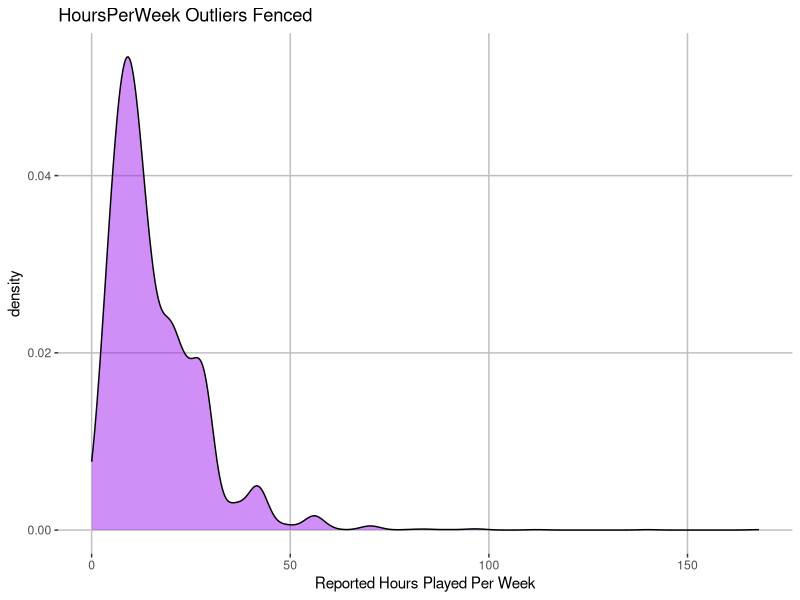
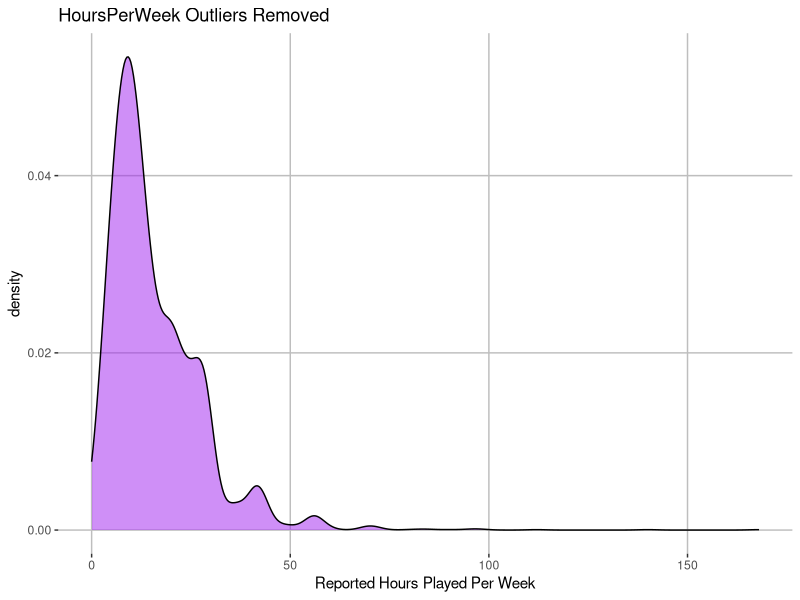
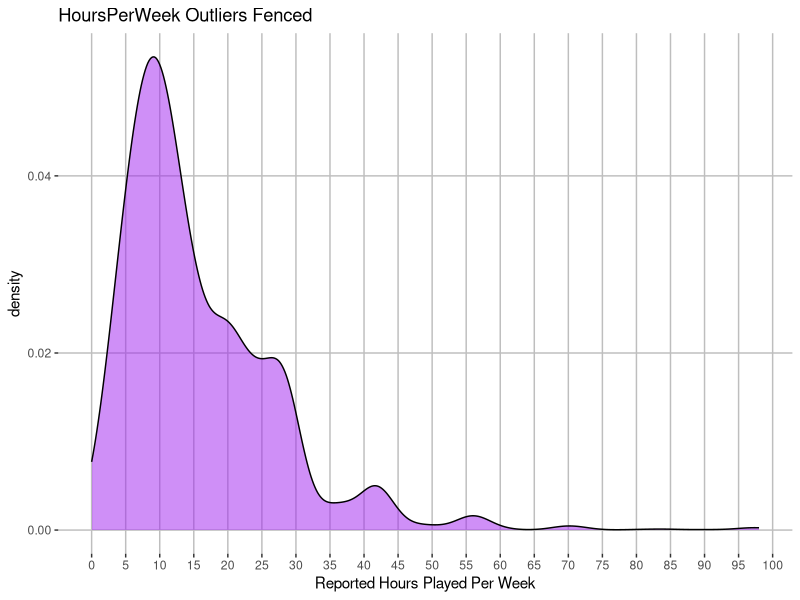
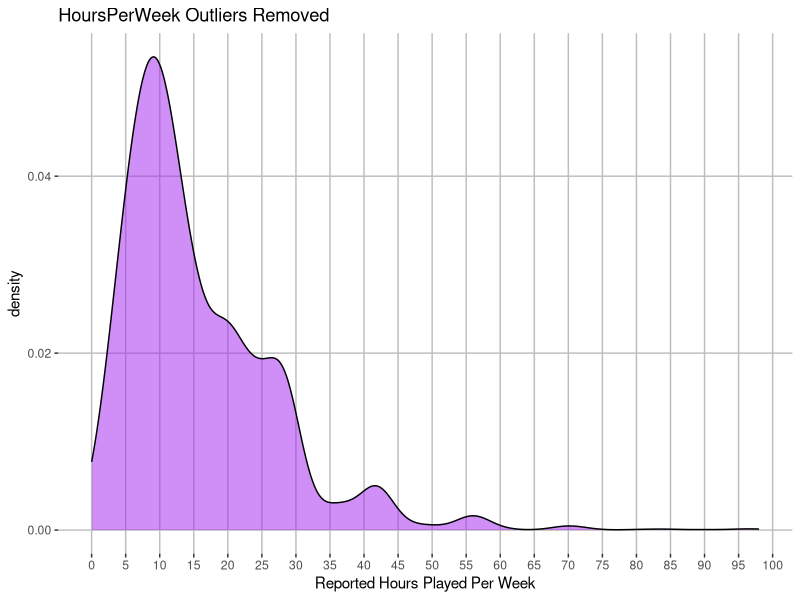
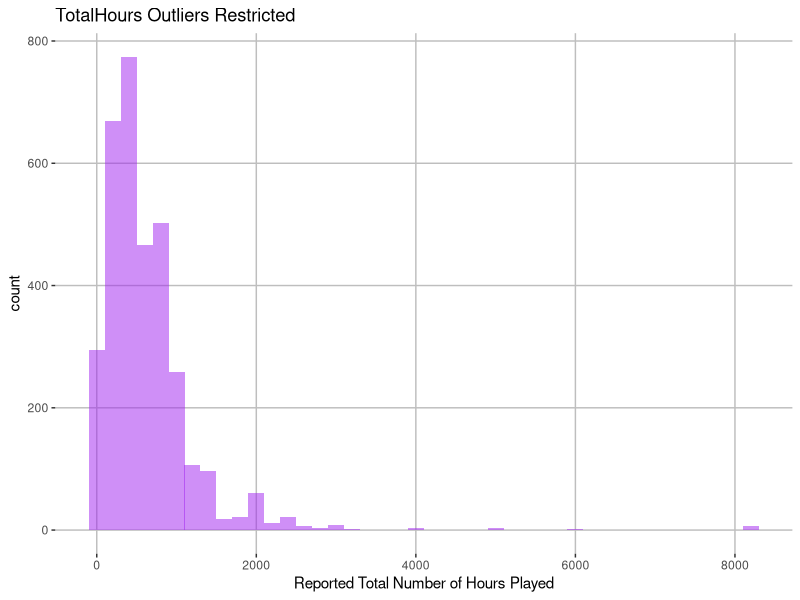
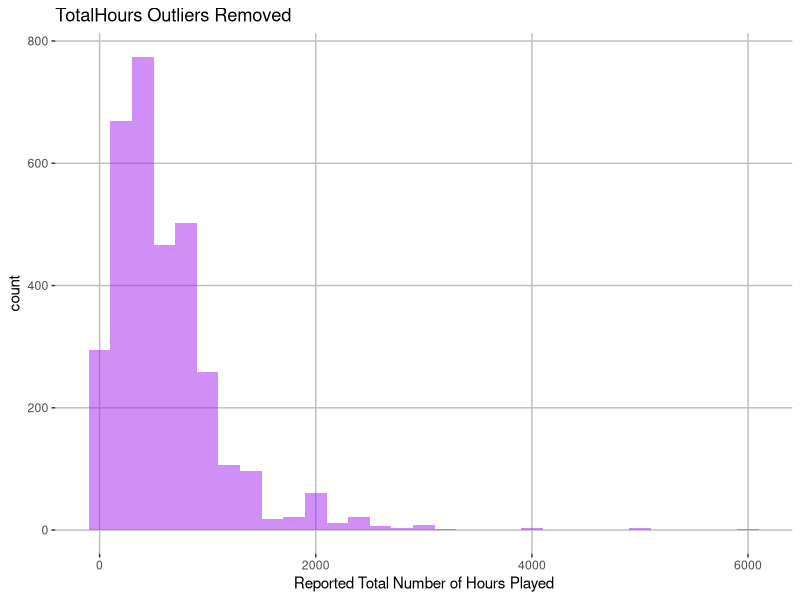
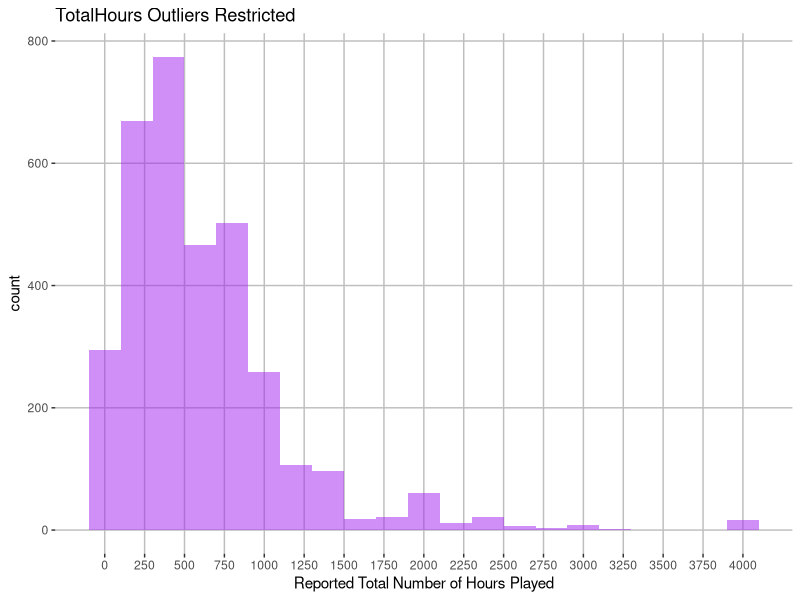
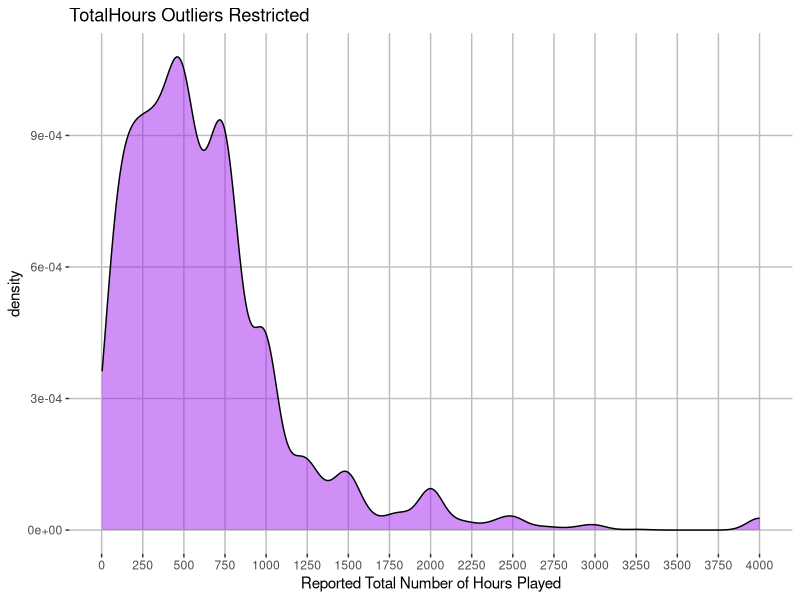

Reproduce these figures in R, in order. (Note: this script raises an error after producing the figures.)
## ---- chunk 1

library(tidyverse)

sc <- read.csv('StarCraft2ReplayAnalysis-1.csv')

#Remove professional replays

sc <- filter(sc, sc$LeagueIndex != 8)

#Convert factors back to integers
#Automatically replace "NULL" string values with "NA"

sc$TotalHours <- as.integer(as.character(sc$TotalHours))
sc$HoursPerWeek <- as.integer(as.character(sc$HoursPerWeek))
sc$Age <- as.integer(as.character(sc$Age))

#Add a new variable "League" so that the values in the included "LeagueIndex" variable are associated with the names of each league

rank <- c('Bronze', 'Silver', 'Gold', 'Platinum', 'Diamond', 'Master', 'GrandMaster')
rank <- factor(rank, levels = c('Bronze', 'Silver', 'Gold', 'Platinum', 'Diamond', 'Master', 'GrandMaster'))
sc <- mutate(sc, League = rank[LeagueIndex])

## ---- chunk 2

ggplot(sc, aes(sc$HoursPerWeek)) + geom_density(bw = 2.5, fill = 'purple', alpha = .5) + labs(x = 'Reported Hours Played Per Week', title = 'HoursPerWeek Outliers Fenced') + theme(panel.background = element_rect(fill = 'white'), panel.grid.major =  element_line(color = 'gray'))

ggplot(sc, aes(sc$HoursPerWeek)) + geom_density(bw = 2.5, fill = 'purple', alpha = .5) + labs(x = 'Reported Hours Played Per Week', title = 'HoursPerWeek Outliers Removed') + theme(panel.background = element_rect(fill = 'white'), panel.grid.major =  element_line(color = 'gray'))

## ---- chunk 3

summary(sc$HoursPerWeek)
summary(sc$TotalHours)

## ---- chunk 4

#Restrict "HoursPerWeek" to a maximum value of 98

sc_restrict <- sc
sc_restrict$HoursPerWeek <- ifelse(sc_restrict$HoursPerWeek > 98, 98, sc_restrict$HoursPerWeek)

ggplot(sc_restrict, aes(sc_restrict$HoursPerWeek)) + geom_density(bw = 2.5, fill = 'purple', alpha = .5) + labs(x = 'Reported Hours Played Per Week', title = 'HoursPerWeek Outliers Fenced') + scale_x_continuous(breaks = c(seq(0, 100, by = 5))) + theme(panel.background = element_rect(fill = 'white'), panel.grid.major =  element_line(color = 'gray'))

#Remove data with "HoursPerWeek" values greater than 98

sc_remove <- sc
sc_remove <- filter(sc, HoursPerWeek <= 98)

summary(sc_restrict$HoursPerWeek)
summary(sc_remove$HoursPerWeek)

ggplot(sc_remove, aes(sc_remove$HoursPerWeek)) + geom_density(bw = 2.5, fill = 'purple', alpha = .5) + labs(x = 'Reported Hours Played Per Week', title = 'HoursPerWeek Outliers Removed') + scale_x_continuous(breaks = c(seq(0, 100, by = 5))) + theme(panel.background = element_rect(fill = 'white'), panel.grid.major =  element_line(color = 'gray'))

## ---- chunk 5

#Restrict "TotalHours" to a maximum value of 8,106

sc_restrict$TotalHours <- ifelse(sc_restrict$TotalHours > 8106, 8106, sc_restrict$TotalHours)
summary(sc_restrict$TotalHours)

ggplot(sc_restrict, aes(sc_restrict$TotalHours)) + geom_histogram(binwidth = 200, fill = 'purple', alpha = .5) + labs(x = 'Reported Total Number of Hours Played', title = 'TotalHours Outliers Restricted') + theme(panel.background = element_rect(fill = 'white'), panel.grid.major =  element_line(color = 'gray'))

#Remove data with "TotalHours" values greater than 8,106

sc_remove <- filter(sc_remove, TotalHours <= 8106)
summary(sc_remove$TotalHours)


ggplot(sc_remove, aes(sc_remove$TotalHours)) + geom_histogram(binwidth = 200, fill = 'purple', alpha = .5) + labs(x = 'Reported Total Number of Hours Played', title = 'TotalHours Outliers Removed') + theme(panel.background = element_rect(fill = 'white'), panel.grid.major =  element_line(color = 'gray'))

## ---- chunk 6

#Further restrict "TotalHours" to a maximum value of 4,000

sc_restrict$TotalHours <- ifelse(sc_restrict$TotalHours > 4000, 4000, sc_restrict$TotalHours)
summary(sc_restrict$TotalHours)

ggplot() + geom_histogram(data = sc_restrict, aes(x = sc_restrict$TotalHours), binwidth = 200, fill = 'purple', alpha = .5) + labs(x = 'Reported Total Number of Hours Played', title = 'TotalHours Outliers Restricted') + scale_x_continuous(breaks = c(seq(0, 4000, 250))) + theme(panel.background = element_rect(fill = 'white'), panel.grid.major =  element_line(color = 'gray'))

ggplot() + geom_density(data = sc_restrict, aes(x = sc_restrict$TotalHours), bw = 75, fill = 'purple', alpha = .5) + labs(x = 'Reported Total Number of Hours Played', title = 'TotalHours Outliers Restricted') + scale_x_continuous(breaks = c(seq(0, 4000, 250)))  + theme(panel.background = element_rect(fill = 'white'), panel.grid.major =  element_line(color = 'gray'))

#Further remove data with "TotalHours" values greater than 4,000


sc_remove <- filter(sc_remove, TotalHours <= 4000)
summary(sc_remove$TotalHours)

ggplot() + geom_histogram(data = sc_remove, aes(x = sc_remove$TotalHours), binwidth = 200, fill = 'purple', alpha = .5) + labs(x = 'Reported Total Number of Hours Played', title = 'TotalHours Outliers Removed') + scale_x_continuous(breaks = c(seq(0, 4000, 250))) + theme(panel.background = element_rect(fill = 'white'), panel.grid.major =  element_line(color = 'gray'))

ggplot() + geom_density(data = sc_remove, aes(x = sc_remove$TotalHours), bw = 75, fill = 'purple', alpha = .5) + labs(x = 'Reported Total Number of Hours Played', title = 'TotalHours Outliers Removed') + scale_x_continuous(breaks = c(seq(0, 4000, 250)))  + theme(panel.background = element_rect(fill = 'white'), panel.grid.major =  element_line(color = 'gray'))

## ---- chunk 7

#Continuing the analysis by removing outlier values rather than restricting them

sc <- sc_remove

summary(sc$Age)

ggplot(sc %>% filter(HoursPerWeek < 50), mapping = aes(x = League, y = Age)) + geom_col(alpha= 0.3, color = 'purple') + labs(title='Age vs. League') + theme(panel.background = element_rect(fill = 'white'), panel.grid.major =  element_line(color = 'gray'))

ggplot(sc, aes(sc$Age)) + geom_histogram(binwidth = 1, fill = 'purple', alpha = .5) + scale_x_continuous(breaks = c(seq(10,44, 2))) + labs(x = 'Age of the Participant') + theme(panel.background = element_rect(fill = 'white'), panel.grid.major =  element_line(color = 'gray'))


ggplot(sc, aes(sc$Age)) + geom_density(bw = .5, fill = 'purple', alpha = .5) + labs(x = 'Age of the Participant') + theme(panel.background = element_rect(fill = 'white'), panel.grid.major =  element_line(color = 'gray')) + scale_x_continuous(breaks = c(seq(10,44, 2)))

## ---- chunk 8
summary(sc$APM)

ggplot(sc, aes(sc$APM)) + geom_density(bw = 3, fill = 'purple', alpha = .5) + labs(x = 'Actions Per Minute') + theme(panel.background = element_rect(fill = 'white'), panel.grid.major =  element_line(color = 'gray')) + scale_x_continuous(breaks = c(seq(20,400, 20)))

## ---- chunk 9

ggplot(sc, aes(sc$League, sc$APM)) + geom_boxplot(outlier.color = 'blue', fill = 'purple', alpha = 0.5) + theme(panel.background = element_rect(fill = 'white'), panel.grid.major =  element_line(color = 'gray')) + labs(x = 'League', y = 'Actions per Minute') + scale_y_continuous(breaks = c(seq(0, 400, 25)))

## ---- chunk 10

#Remove data points belonging to Diamond and Master League that have over 275 APM

sc <- sc[!(sc$APM > 275 & sc$League == 'Diamond'),]
sc <- sc[!(sc$APM > 275 & sc$League == 'Master'),]

ggplot(sc, aes(sc$APM)) + geom_density(bw = 3, fill = 'purple', alpha = .5) + labs(x = 'Actions Per Minute') + theme(panel.background = element_rect(fill = 'white'), panel.grid.major =  element_line(color = 'gray')) + scale_x_continuous(breaks = c(seq(20,400, 20)))

## ---- chunk 11

ggplot(sc, aes(sc$League, sc$APM)) + geom_boxplot(outlier.color = 'blue', fill = 'purple', alpha = 0.5) + geom_smooth(method = 'loess', se = FALSE, color = 'blue', size = 1.5, aes(group = 1)) + theme(panel.background = element_rect(fill = 'white'), panel.grid.major =  element_line(color = 'gray')) + labs(x = 'League', y = 'Actions Per Minute') + scale_y_continuous(breaks = c(seq(0, 400, 25)))

## ---- chunk 12

ggplot(sc, aes(sc$League, sc$WorkersMade*88.5*60)) + geom_violin(fill = 'purple', alpha = 0.5, draw_quantiles = c(0.5)) + geom_smooth(method = 'loess', se = FALSE, color = 'blue', size = 1.5, aes(group = 1)) + theme(panel.background = element_rect(fill = 'white'), panel.grid.major =  element_line(color = 'gray')) + labs(x = 'League', y = 'Workers Produced per Minute') + scale_y_continuous(breaks = c(seq(0,30, 2)))

#Display summary statistics for "WorkersMade" for each league

for(league in rank) {
  print(league)
  print(summary(filter(sc, sc$League == league)$WorkersMade*88.5*60))
}

## ---- chunk 13

ggplot(sc, aes(sc$League, sc$MinimapAttacks*88.5*60)) + geom_boxplot(outlier.color = 'blue', fill = 'purple', alpha = 0.5) +  theme(panel.background = element_rect(fill = 'white'), panel.grid.major =  element_line(color = 'gray')) + labs(x = 'League', y = 'Minimap Attack Commands Issued per Minute')


ggplot(sc, aes(sc$League, sc$MinimapRightClicks*88.5*60)) + geom_boxplot(outlier.color = 'blue', fill = 'purple', alpha = 0.5) + theme(panel.background = element_rect(fill = 'white'), panel.grid.major =  element_line(color = 'gray')) + labs(x = 'League', y = 'Minimap Right Clicks Performed per Minute')


## ---- chunk 14

#Remove the "MinimapAttacks" outlier values and convert the values in terms of minutes

sc <- filter(sc, sc$MinimapAttacks <= 0.001003)

ggplot(sc, aes(sc$League, sc$MinimapAttacks*88.5*60)) + geom_boxplot(outlier.color = 'blue', fill = 'purple', alpha = 0.5) + geom_smooth(method = 'loess', se = FALSE, color = 'blue', size = 1.5, aes(group = 1)) + theme(panel.background = element_rect(fill = 'white'), panel.grid.major =  element_line(color = 'gray')) + labs(x = 'League', y = 'Minimap Attack Commands Issued per Minute') + scale_y_continuous(breaks = c(seq(0,7, 0.25)))

for(league in rank) {
  print(league)
  print(summary(filter(sc, sc$League == league)$MinimapAttacks*88.5*60))
}

## ---- chunk 15

#Remove the "MinimapRightClicks" outlier values and convert the values in terms of minutes

sc <- filter(sc, sc$MinimapRightClicks <= 0.0028)

ggplot(sc, aes(sc$League, sc$MinimapRightClicks*88.5*60)) + geom_boxplot(outlier.color = 'blue', fill = 'purple', alpha = 0.5) + geom_smooth(method = 'loess', se = FALSE, color = 'blue', size = 1.5, aes(group = 1)) + theme(panel.background = element_rect(fill = 'white'), panel.grid.major =  element_line(color = 'gray')) + labs(x = 'League', y = 'Minimap Right Clicks Performed per Minute') + scale_y_continuous(breaks = c(seq(0, 15, 1)))

for(league in rank) {
  print(league)
  print(summary(filter(sc, sc$League == league)$MinimapRightClicks*88.5*60))
}

## ---- chunk 16

ggplot(sc, aes(sc$League, sc$AssignToHotkeys*88.5*60)) + geom_boxplot(outlier.color = 'blue', fill = 'purple', alpha = 0.5) + theme(panel.background = element_rect(fill = 'white'), panel.grid.major =  element_line(color = 'gray')) + labs(x = 'League', y = 'Hotkey Assignments Made per Minute')

## ---- chunk 17

#Remove outlier values for the "AssignToHotkeys" variable

sc <- filter(sc, sc$AssignToHotkeys*88.5*60 <= 6.5)

ggplot(sc, aes(sc$League, sc$AssignToHotkeys*88.5*60)) + geom_boxplot(outlier.color = 'blue', fill = 'purple', alpha = 0.5) + geom_smooth(method = 'loess', se = FALSE, color = 'blue', size = 1.5, aes(group = 1)) + theme(panel.background = element_rect(fill = 'white'), panel.grid.major =  element_line(color = 'gray')) + labs(x = 'League', y = 'Hotkey Assignments Made per Minute') + scale_y_continuous(breaks = c(seq(0,7, 0.5)))

for(league in rank) {
  print(league)
  print(summary(filter(sc, sc$League == league)$AssignToHotkeys*88.5*60))
}

## ---- chunk 18

ggplot(sc, aes(sc$League, sc$SelectByHotkeys*88.5*60)) + geom_boxplot(outlier.color = 'blue', fill = 'purple', alpha = 0.5) + theme(panel.background = element_rect(fill = 'white'), panel.grid.major =  element_line(color = 'gray')) + labs(x = 'League', y = 'Hotkey Groups Selected per Minute')

## ---- chunk 19

#Remove outlier values for the "SelectByHotkeys" variable and convert the values in terms of minutes

sc <- filter(sc, sc$SelectByHotkeys*88.5*60 < 150)

ggplot(sc, aes(sc$League, sc$SelectByHotkeys*88.5*60)) + geom_boxplot(outlier.color = 'blue', fill = 'purple', alpha = 0.5) + geom_smooth(method = 'loess', se = FALSE, color = 'blue', size = 1.2, aes(group = 1)) + theme(panel.background = element_rect(fill = 'white'), panel.grid.major =  element_line(color = 'gray')) + labs(x = 'League', y = 'Hotkey Groups Selected per Minute') + scale_y_continuous(breaks = c(seq(0,200, 10)))

for(league in rank) {
  print(league)
  print(summary(filter(sc, sc$League == league)$SelectByHotkeys*88.5*60))
}

## ---- chunk 20

ggplot(sc, aes(sc$League, sc$TotalMapExplored*88.5*60)) + geom_boxplot(outlier.color = 'blue', fill = 'purple', alpha = 0.5) + theme(panel.background = element_rect(fill = 'white'), panel.grid.major =  element_line(color = 'gray')) + labs(x = 'League', y = 'Number of 24x24 Map Grids Explored per Minute')+ scale_y_continuous(breaks = c(seq(0,5, 0.25)))

## ---- chunk 21

#Remove outlier values for the "TotalMapExplored" variable and convert the values in terms of minutes

sc <- filter(sc, sc$TotalMapExplored < 0.00074)

ggplot(sc, aes(sc$League, sc$TotalMapExplored*88.5*60)) + geom_boxplot(outlier.color = 'blue', fill = 'purple', alpha = 0.5) + geom_smooth(method = 'loess', se = FALSE, color = 'blue', size = 1.2, aes(group = 1)) + theme(panel.background = element_rect(fill = 'white'), panel.grid.major =  element_line(color = 'gray')) + labs(x = 'League', y = 'Number of 24x24 Map Grids Explored per Minute') + scale_y_continuous(breaks = c(seq(0,5, 0.25)))

for(league in rank) {
  print(league)
  print(summary(filter(sc, sc$League == league)$TotalMapExplored*88.5*60))
}

## ---- chunk 22

ggplot(sc, aes(sc$League, sc$UniqueUnitsMade*88.5*60)) + geom_boxplot(outlier.color = 'blue', fill = 'purple', alpha = 0.5) + theme(panel.background = element_rect(fill = 'white'), panel.grid.major =  element_line(color = 'gray')) + labs(x = 'League', y = 'Unique Units Made per Minute') + scale_y_continuous(breaks = c(seq(0, 1.1, 0.05)))

## ---- chunk 23

ggplot(sc, aes(sc$League, sc$UniqueUnitsMade*sc$MaxTimeStamp)) + geom_boxplot(outlier.color = 'blue', fill = 'purple', alpha = 0.5) + theme(panel.background = element_rect(fill = 'white'), panel.grid.major =  element_line(color = 'gray')) + labs(x = 'League', y = 'Unique Units Made per Game') + scale_y_continuous(breaks = c(seq(0,15, 1)))

## ---- chunk 24

ggplot(sc, aes(sc$League, sc$ComplexAbilityUsed*88.5*60)) + geom_boxplot(outlier.color = 'blue', fill = 'purple', alpha = 0.5) + theme(panel.background = element_rect(fill = 'white'), panel.grid.major =  element_line(color = 'gray')) + labs(x = 'League', y = 'Targeted Abilities Used per Minute')

ggplot(sc, aes(sc$League, sc$ComplexUnitsMade*88.5*60)) + geom_boxplot(outlier.color = 'blue', fill = 'purple', alpha = 0.5) + theme(panel.background = element_rect(fill = 'white'), panel.grid.major =  element_line(color = 'gray')) + labs(x = 'League', y = 'Advanced Units Produced per Minute')

## ---- chunk 25

#Remove outlier values for "ComplexAbilityUsed" and convert the values in terms of minutes

sc <- filter(sc, sc$ComplexAbilityUsed < 0.00188)

ggplot(sc, aes(sc$League, sc$ComplexAbilityUsed*88.5*60)) + geom_boxplot(outlier.color = 'blue', fill = 'purple', alpha = 0.5) + geom_smooth(method = 'loess', se = FALSE, color = 'blue', size = 1.2, aes(group = 1)) + theme(panel.background = element_rect(fill = 'white'), panel.grid.major =  element_line(color = 'gray')) + labs(x = 'League', y = 'Targeted Abilities Used per Minute') + scale_y_continuous(breaks = c(seq(0,10, 0.5)))

for(league in rank) {
  print(league)
  print(summary(filter(sc, sc$League == league)$ComplexAbilityUsed*88.5*60))
}

## ---- chunk 26

#Remove outlier values for "ComplexUnitsMade" and convert the values in terms of minutes

sc <- filter(sc, sc$ComplexUnitsMade < 0.00075)

ggplot(sc, aes(sc$League, sc$ComplexUnitsMade*88.5*60)) + geom_boxplot(outlier.color = 'blue', fill = 'purple', alpha = 0.5) + geom_smooth(method = 'loess', se = FALSE, color = 'blue', size = 1.2, aes(group = 1)) + theme(panel.background = element_rect(fill = 'white'), panel.grid.major =  element_line(color = 'gray')) + labs(x = 'League', y = 'Advanced Units Produced per Minute') + scale_y_continuous(breaks = c(seq(0,4, 0.25)))

for(league in rank) {
  print(league)
  print(summary(filter(sc, sc$League == league)$ComplexUnitsMade*88.5*60))
}

## ---- chunk 27

ggplot(sc, aes(sc$League, sc$UniqueHotkeys*88.5*60)) + geom_boxplot(outlier.color = 'blue', fill = 'purple', alpha = 0.5) + geom_smooth(method = 'loess', se = FALSE, color = 'blue', size = 1.2, aes(group = 1)) + theme(panel.background = element_rect(fill = 'white'), panel.grid.major =  element_line(color = 'gray')) + labs(x = 'League', y = 'Unique Hotkeys Used per Minute') + scale_y_continuous(breaks = c(seq(0, 2, 0.1)))

#Display summary statistics for "UniqueHotkeys" for each league

for(league in rank) {
  print(league)
  print(summary(filter(sc, sc$League == league)$UniqueHotkeys*88.5*60))
}

## ---- chunk 28

library(corrplot)
library(viridis)

#Visualize correlation coefficients between "Age" and all other variables

compare_age <- data.frame(c(sc[3], sc[6:11], sc[16:17], sc[19:20]))
corr_age <- cor(compare_age)
corrplot.mixed(corr_age, lower = 'number', upper = 'ellipse', col = viridis(256), title = 'Correlations with Player Age', mar=c(0,0,1,0))

#Visualize correlation coefficients between "HoursPerWeek" and all other variables

compare_week <- data.frame(c(sc[4], sc[6:11], sc[16:17], sc[19:20]))
corr_week <- cor(compare_week)
corrplot.mixed(corr_week, lower = 'number', upper = 'ellipse', col = viridis(256), title = 'Correlations with Hours Played per Week', mar=c(0,0,1,0))

#Visualize correlation coefficients between "TotalHours" and all other variables

compare_total <- data.frame(c(sc[5], sc[6:11], sc[16:17], sc[19:20]))
corr_total <- cor(compare_total)
corrplot.mixed(corr_total, lower = 'number', upper = 'ellipse', col = viridis(256), title = 'Correlations with Total Hours Played', mar=c(0,0,1,0))

## ---- chunk 29

ggplot(sc, aes(Age, APM)) + geom_point(color = 'purple', alpha = 0.25) + theme(panel.background = element_rect(fill = 'white'), panel.grid.major =  element_line(color = 'gray')) + labs(x = 'Player Age', y = 'Actions Per Minute') + geom_smooth(method = 'lm', se = FALSE, color = 'blue', size = 1.2, aes(group = 1)) + scale_y_continuous(breaks = c(seq(0, 400, 25)))

ggplot(sc, aes(Age, SelectByHotkeys*88.5*60)) + geom_point(color = 'purple', alpha = 0.25) + theme(panel.background = element_rect(fill = 'white'), panel.grid.major =  element_line(color = 'gray')) + labs(x = 'Player Age', y = 'Hotkey Groups Selected per Minute')  + geom_smooth(method = 'lm', se = FALSE, color = 'blue', size = 1.2, aes(group = 1)) + scale_y_continuous(breaks = c(seq(0,200, 25)))

ggplot(sc, aes(Age, AssignToHotkeys*88.5*60)) + geom_point(color = 'purple', alpha = 0.25) + theme(panel.background = element_rect(fill = 'white'), panel.grid.major =  element_line(color = 'gray')) + labs(x = 'Player Age', y = 'Hotkey Assignments Made per Minute') + geom_smooth(method = 'lm', se = FALSE, color = 'blue', size = 1.2, aes(group = 1)) + scale_y_continuous(breaks = c(seq(0,7, 0.5)))

## ---- chunk 30

ggplot(sc, aes(Age, UniqueHotkeys*88.5*60)) + geom_point(color = 'purple', alpha = 0.25) + theme(panel.background = element_rect(fill = 'white'), panel.grid.major =  element_line(color = 'gray')) + labs(x = 'Player Age', y = 'Unique Hotkeys Used per Minute') + geom_smooth(method = 'lm', se = FALSE, color = 'blue', size = 1.2, aes(group = 1)) + scale_y_continuous(breaks = c(seq(0, 2, 0.1)))

## ---- chunk 31

ggplot(sc, aes(HoursPerWeek, APM)) + geom_point(color = 'purple', alpha = 0.25) + theme(panel.background = element_rect(fill = 'white'), panel.grid.major =  element_line(color = 'gray')) + labs(x = 'Reported Hours Played Per Week', y = 'Actions Per Minute') + geom_smooth(method = 'lm', se = FALSE, color = 'blue', size = 1.2, aes(group = 1)) + scale_y_continuous(breaks = c(seq(0, 400, 25))) + scale_x_continuous(breaks = c(seq(0, 100, by = 5)))

ggplot(sc, aes(HoursPerWeek, SelectByHotkeys*88.5*60)) + geom_point(color = 'purple', alpha = 0.25) + theme(panel.background = element_rect(fill = 'white'), panel.grid.major =  element_line(color = 'gray')) + labs(x = 'Reported Hours Played Per Week', y = 'Hotkey Groups Selected per Minute')  + geom_smooth(method = 'lm', se = FALSE, color = 'blue', size = 1.2, aes(group = 1)) + scale_y_continuous(breaks = c(seq(0,200, 25))) + scale_x_continuous(breaks = c(seq(0, 100, by = 5)))

ggplot(sc, aes(HoursPerWeek, AssignToHotkeys*88.5*60)) + geom_point(color = 'purple', alpha = 0.25) + theme(panel.background = element_rect(fill = 'white'), panel.grid.major =  element_line(color = 'gray')) + labs(x = 'Reported Hours Played Per Week', y = 'Hotkey Assignments Made per Minute') + geom_smooth(method = 'lm', se = FALSE, color = 'blue', size = 1.2, aes(group = 1)) + scale_y_continuous(breaks = c(seq(0,7, 0.5))) + scale_x_continuous(breaks = c(seq(0, 100, 5)))

## ---- chunk 32

ggplot(sc, aes(TotalHours, APM)) + geom_point(color = 'purple', alpha = 0.25) + theme(panel.background = element_rect(fill = 'white'), panel.grid.major =  element_line(color = 'gray')) + labs(x = 'Reported Total Number of Hours Played', y = 'Actions Per Minute') + geom_smooth(method = 'lm', se = FALSE, color = 'blue', size = 1.2, aes(group = 1)) + scale_y_continuous(breaks = c(seq(0, 400, 25))) + scale_x_continuous(breaks = c(seq(0, 4000, 250)))

ggplot(sc, aes(TotalHours, SelectByHotkeys*88.5*60)) + geom_point(color = 'purple', alpha = 0.25) + theme(panel.background = element_rect(fill = 'white'), panel.grid.major =  element_line(color = 'gray')) + labs(x = 'Reported Total Number of Hours Played', y = 'Hotkey Groups Selected per Minute')  + geom_smooth(method = 'lm', se = FALSE, color = 'blue', size = 1.2, aes(group = 1)) + scale_y_continuous(breaks = c(seq(0,200, 25))) +  scale_x_continuous(breaks = c(seq(0, 4000, 250)))

ggplot(sc, aes(TotalHours, AssignToHotkeys*88.5*60)) + geom_point(color = 'purple', alpha = 0.25) + theme(panel.background = element_rect(fill = 'white'), panel.grid.major =  element_line(color = 'gray')) + labs(x = 'Reported Total Number of Hours Played', y = 'Hotkey Assignments Made per Minute') + geom_smooth(method = 'lm', se = FALSE, color = 'blue', size = 1.2, aes(group = 1)) + scale_y_continuous(breaks = c(seq(0,7, 0.5))) +  scale_x_continuous(breaks = c(seq(0, 4000, 250)))

## ---- chunk 33

library(gridExtra)

workers <- ggplot(sc, aes(sc$League, sc$WorkersMade*88.5*60)) + geom_boxplot(outlier.shape = NA, fill = 'purple', alpha = 0.25) + geom_smooth(method = 'loess', se = FALSE, color = 'blue', size = 0.75, aes(group = 1)) + theme(panel.background = element_rect(fill = 'white'), axis.title.x = element_blank(), axis.text.x = element_blank(), axis.ticks.x = element_blank(), axis.title.y = element_blank(), axis.text.y = element_blank(), axis.ticks.y = element_blank(), plot.title = element_text(size = 10)) + labs(title = '1) Workers Produced per Minute')

minimapattacks <- ggplot(sc, aes(sc$League, sc$MinimapRightClicks*88.5*60)) + geom_boxplot(outlier.shape = NA, fill = 'purple', alpha = 0.25) + geom_smooth(method = 'loess', se = FALSE, color = 'blue', size = 1.5, aes(group = 1)) + theme(panel.background = element_rect(fill = 'white'), axis.title.x = element_blank(), axis.text.x = element_blank(), axis.ticks.x = element_blank(), axis.title.y = element_blank(), axis.text.y = element_blank(), axis.ticks.y = element_blank(), plot.title = element_text(size = 10)) + labs(title = '2) Minimap Attacks Commands Issued per Minute') + scale_y_continuous(breaks = c(seq(0, 15, 1)))

minimaprightclicks <- ggplot(sc, aes(sc$League, sc$MinimapRightClicks*88.5*60)) + geom_boxplot(outlier.shape = NA, fill = 'purple', alpha = 0.25) + theme(panel.background = element_rect(fill = 'white'), panel.grid.major =  element_line(color = 'gray')) + labs(x = 'League', y = '3) Minimap Right Clicks Performed per Minute')

assignhotkeys <- ggplot(sc, aes(sc$League, sc$AssignToHotkeys*88.5*60)) + geom_boxplot(outlier.shape = NA, fill = 'purple', alpha = 0.25) + geom_smooth(method = 'loess', se = FALSE, color = 'blue', size = 0.75, aes(group = 1)) + theme(panel.background = element_rect(fill = 'white'), axis.title.x = element_blank(), axis.text.x = element_blank(), axis.ticks.x = element_blank(), axis.title.y = element_blank(), axis.text.y = element_blank(), axis.ticks.y = element_blank(), plot.title = element_text(size = 10)) + labs(title = '4) Hotkey Assignments Made per Minute')

selecthotkeys <- ggplot(sc, aes(sc$League, sc$SelectByHotkeys*88.5*60)) + geom_boxplot(outlier.shape = NA, fill = 'purple', alpha = 0.25) + geom_smooth(method = 'loess', se = FALSE, color = 'blue', size = 0.75, aes(group = 1)) + theme(panel.background = element_rect(fill = 'white'), axis.title.x = element_blank(), axis.text.x = element_blank(), axis.ticks.x = element_blank(), axis.title.y = element_blank(), axis.text.y = element_blank(), axis.ticks.y = element_blank(), plot.title = element_text(size = 10)) + labs(title = '5) Hotkey Groups Selected per Minute')

mapexplored <- ggplot(sc, aes(sc$League, sc$TotalMapExplored*88.5*60)) + geom_boxplot(outlier.shape = NA, fill = 'purple', alpha = 0.25) + geom_smooth(method = 'loess', se = FALSE, color = 'blue', size = 0.75, aes(group = 1)) + theme(panel.background = element_rect(fill = 'white'), axis.title.x = element_blank(), axis.text.x = element_blank(), axis.ticks.x = element_blank(), axis.title.y = element_blank(), axis.text.y = element_blank(), axis.ticks.y = element_blank(), plot.title = element_text(size = 10)) + labs(title = '6) Number of 24x24 Map Grids Explored per Minute')

complexability <- ggplot(sc, aes(sc$League, sc$ComplexAbilityUsed*88.5*60)) + geom_boxplot(outlier.shape = NA, fill = 'purple', alpha = 0.25) + geom_smooth(method = 'loess', se = FALSE, color = 'blue', size = 0.75, aes(group = 1)) + theme(panel.background = element_rect(fill = 'white'), axis.title.x = element_blank(), axis.text.x = element_blank(), axis.ticks.x = element_blank(), axis.title.y = element_blank(), axis.text.y = element_blank(), axis.ticks.y = element_blank(), plot.title = element_text(size = 10)) + labs(title = '7) Targeted Abilities Used per Minute')

complexunits <- ggplot(sc, aes(sc$League, sc$ComplexUnitsMade*88.5*60)) + geom_boxplot(outlier.shape = NA, fill = 'purple', alpha = 0.25) + geom_smooth(method = 'loess', se = FALSE, color = 'blue', size = 0.75, aes(group = 1)) + theme(panel.background = element_rect(fill = 'white'), axis.title.x = element_blank(), axis.text.x = element_blank(), axis.ticks.x = element_blank(), axis.title.y = element_blank(), axis.text.y = element_blank(), axis.ticks.y = element_blank(), plot.title = element_text(size = 10)) + labs(title = '8) Advanced Units Produced per Minute')

uniquehotkeys <- ggplot(sc, aes(sc$League, sc$UniqueHotkeys*88.5*60)) + geom_boxplot(outlier.shape = NA, fill = 'purple', alpha = 0.25) + geom_smooth(method = 'loess', se = FALSE, color = 'blue', size = 0.75, aes(group = 1)) + theme(panel.background = element_rect(fill = 'white'), axis.title.x = element_blank(), axis.text.x = element_blank(), axis.ticks.x = element_blank(), axis.title.y = element_blank(), axis.text.y = element_blank(), axis.ticks.y = element_blank(), plot.title = element_text(size = 10)) + labs(title = '9) Unique Hotkeys Used per Minute')

grid.arrange(workers, minimapattacks, assignhotkeys, selecthotkeys, mapexplored, complexability, complexunits, uniquehotkeys)

## ---- chunk 34

week_subset <- data.frame(c(sc[3:5], sc[6:8]))
corr_week_subset <- cor(week_subset)
week <- corrplot(corr_week_subset, method = 'number', diag = FALSE, type = 'upper', col = viridis(256), title = 'Significant Correlations Among Skills and Time Variables', mar=c(0,0,1,0))

